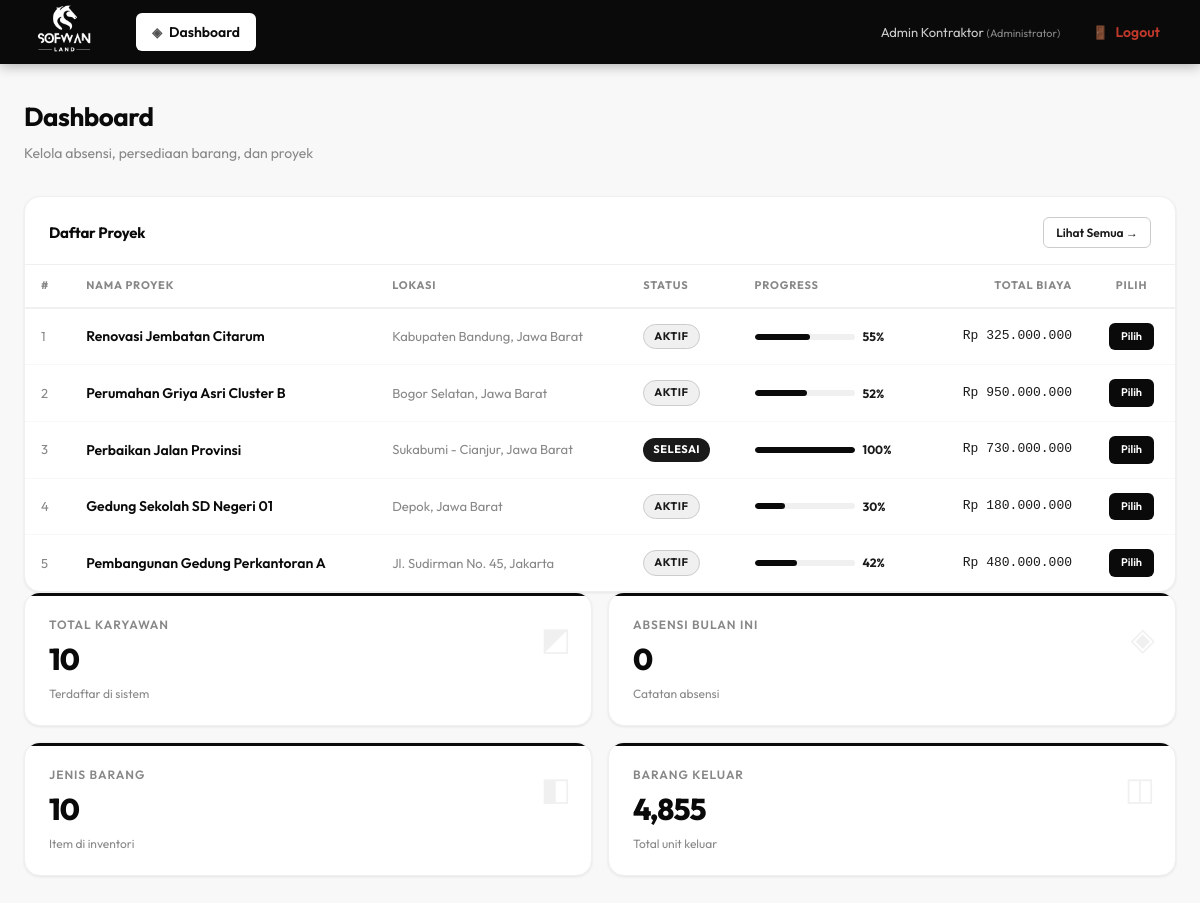
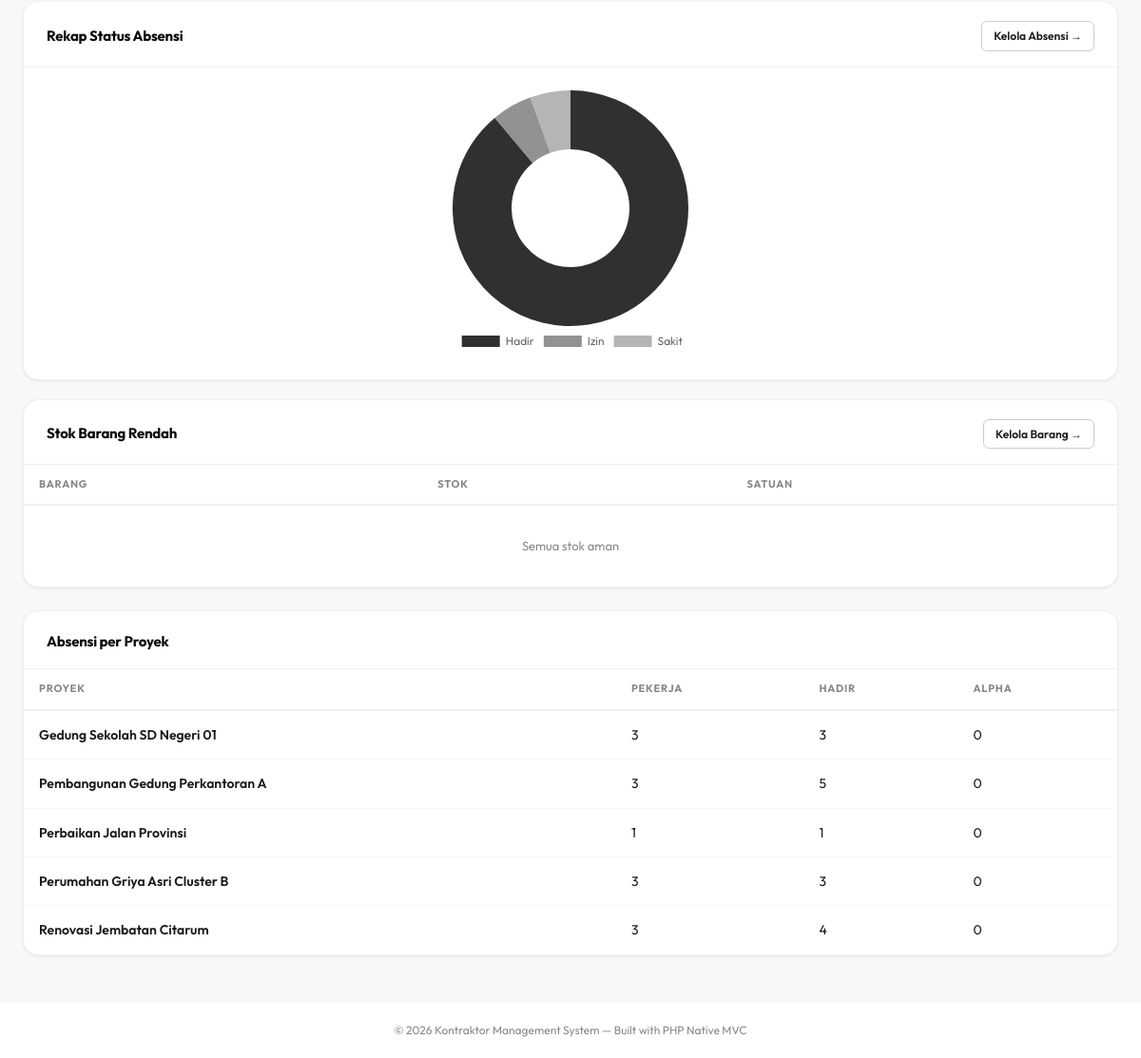
/public/index.php?page=dashboard (signed in), run on the app's committed database (2 pictures, top to bottom).
### tables this page shows
CREATE TABLE IF NOT EXISTS proyek (
    id INT AUTO_INCREMENT PRIMARY KEY,
    nama_proyek VARCHAR(255) NOT NULL,
    lokasi VARCHAR(255) NOT NULL,
    tanggal_mulai DATE,
    tanggal_selesai DATE,
    nilai_kontrak DECIMAL(15,2) DEFAULT 0,
    progress_total DECIMAL(5,2) DEFAULT 0,
    status ENUM('aktif','selesai','pending') DEFAULT 'aktif',
    deskripsi TEXT,
    created_at TIMESTAMP DEFAULT CURRENT_TIMESTAMP
);

### app/controllers/DashboardController.php (called while the page is built, shortened)
<?php
class DashboardController {
    private $model;
    public function __construct() {
        $this->model = new DashboardModel();
    }
    public function index() {
        $role = $_SESSION['user_role'] ?? 'admin';
        $totalBarangKeluar   = $this->model->getTotalBarangKeluar();
        $daftarProyek        = $this->model->getDaftarProyek();
        $totalKaryawan       = $this->model->getTotalKaryawan();
        $totalBarang         = $this->model->getTotalBarang();
        $absensiBulanIni     = $this->model->getAbsensiBulanIni();
        $barangStokRendah    = $this->model->getBarangStokRendah();
        $absensiPerStatus    = $this->model->getAbsensiPerStatus();
        $rekapAbsensi        = $this->model->getRekapAbsensiProyek();
        $selectedProjectId   = $_SESSION['selected_project_id'] ?? null;
        require BASE_PATH . '/app/views/dashboard.php';
    }
}

### config/database.php (called while the page is built, shortened)
<?php
function getDB() {
    static $pdo = null;
    if ($pdo === null) {
        try {
            $dsn = "mysql:host=" . DB_HOST . ";dbname=" . DB_NAME . ";charset=utf8mb4";
            $pdo = new PDO($dsn, DB_USER, DB_PASS, [
                PDO::ATTR_ERRMODE            => PDO::ERRMODE_EXCEPTION,
                PDO::ATTR_DEFAULT_FETCH_MODE => PDO::FETCH_ASSOC,
                PDO::ATTR_EMULATE_PREPARES   => false,
            ]);
        } catch (PDOException $e) {
            die(json_encode(['error' => 'Koneksi database gagal: ' . $e->getMessage()]));
        }
    }
    return $pdo;
}

### app/models/DashboardModel.php (called while the page is built, shortened)
<?php
class DashboardModel {
    private $db;
    public function __construct() {
        $this->db = getDB();
    }
    public function getTotalBarangKeluar(): int {
        return (int) $this->db->query("SELECT COALESCE(SUM(jumlah), 0) FROM barang_keluar")->fetchColumn();
    }
    public function getDaftarProyek(): array {
        $sql = "
            SELECT
                p.id,
                p.nama_proyek,
                p.lokasi,
                p.status,
                p.nilai_kontrak,
                COALESCE(pr.persentase, 0) AS progress_terbaru,
                COALESCE(SUM(lk.jumlah), 0) AS total_biaya
            FROM proyek p
            LEFT JOIN (
                SELECT id_proyek, persentase
                FROM progress
                WHERE (id_proyek, tanggal) IN (
                    SELECT id_proyek, MAX(tanggal) FROM progress GROUP BY id_proyek
                )
            ) pr ON pr.id_proyek = p.id
            LEFT JOIN laporan_keuangan lk ON lk.id_proyek = p.id AND lk.tipe = 'pengeluaran'
            GROUP BY p.id, p.nama_proyek, p.lokasi, p.status, p.nilai_kontrak, pr.persentase
            ORDER BY p.created_at DESC
        ";
        return $this->db->query($sql)->fetchAll();
    }
    public function getTotalKaryawan(): int {
        return (int) $this->db->query("SELECT COUNT(*) FROM karyawan")->fetchColumn();
    }
    public function getTotalBarang(): int {
        return (int) $this->db->query("SELECT COUNT(*) FROM barang")->fetchColumn();
    }
    public function getAbsensiBulanIni(): int {
        return (int) $this->db->query("
            SELECT COUNT(*) FROM absensi
            WHERE YEAR(tanggal) = YEAR(CURDATE()) AND MONTH(tanggal) = MONTH(CURDATE())
        ")->fetchColumn();
    }
    public function getAbsensiPerStatus(): array {
        return $this->db->query("
            SELECT status, COUNT(*) AS jumlah
            FROM absensi
            GROUP BY status
        ")->fetchAll();
    }
    public function getRekapAbsensiProyek(): array {
        return $this->db->query("
            SELECT p.nama_proyek,
                COUNT(DISTINCT a.id_karyawan) AS total_pekerja,
                SUM(CASE WHEN a.status = 'hadir' THEN 1 ELSE 0 END) AS hadir,
                SUM(CASE WHEN a.status = 'alpha' THEN 1 ELSE 0 END) AS alpha
            FROM proyek p
            LEFT JOIN absensi a ON a.id_proyek = p.id
            GROUP BY p.id, p.nama_proyek
            ORDER BY p.nama_proyek ASC
            LIMIT 6
        ")->fetchAll();
    }
}

### app/views/dashboard.php (the view, shortened to what this page needs)
<?php require BASE_PATH . '/app/views/layouts/header.php'; ?>
<?php
$selectedProjectId = $selectedProjectId ?? null;
?>
<div class="card">
    <div class="card-header">
        <span class="card-title">Daftar Proyek</span>
        <a href="<?= BASE_URL ?>/public/index.php?page=proyek" class="btn btn-secondary btn-sm">Lihat Semua →</a>
    </div>
    <div class="table-wrap">
        <table>
            <thead>
                <tr>
                    <th>#</th>
                    <th>Nama Proyek</th>
                    <th>Lokasi</th>
                    <th>Status</th>
                    <th>Progress</th>
                    <th class="text-right">Total Biaya</th>
                    <th class="text-center">Pilih</th>
                </tr>
            </thead>
            <tbody>
                <?php if (empty($daftarProyek)): ?>
                <tr><td colspan="7" class="text-center text-muted" style="padding:40px">Belum ada data proyek</td></tr>
                <?php else: ?>
                <?php foreach ($daftarProyek as $i => $p): ?>
                <tr>
                    <td class="text-muted"><?= $i + 1 ?></td>
                    <td>
                        <a href="<?= BASE_URL ?>/public/index.php?page=proyek&action=detail&id=<?= $p['id'] ?>"
                           style="color:var(--black);font-weight:600;text-decoration:none;">
                            <?= htmlspecialchars($p['nama_proyek']) ?>
                        </a>
                    </td>
                    <td class="text-muted"><?= htmlspecialchars($p['lokasi']) ?></td>
                    <td>
                        <span class="badge badge-<?= $p['status'] ?>">
                            <?= ucfirst($p['status']) ?>
                        </span>
                    </td>
                    <td>
                        <div class="flex">
                            <div class="progress-bar-wrap">
                                <div class="progress-bar-fill" data-width="<?= $p['progress_terbaru'] ?>"></div>
                            </div>
                            <span class="progress-label"><?= $p['progress_terbaru'] ?>%</span>
                        </div>
                    </td>
                    <td class="text-right font-mono" style="font-size:13px">
                        Rp <?= number_format($p['total_biaya'], 0, ',', '.') ?>
                    </td>
                    <td class="text-center">
                        <?php $isSelected = ($selectedProjectId === (int)$p['id']); ?>
                        <?php if ($isSelected): ?>
                            <a href="<?= BASE_URL ?>/public/index.php?page=dashboard&action=clearProject"
                               class="btn btn-secondary btn-sm"
                               style="background:#7f8c8d; color:white; text-decoration:none; font-size:11px;">
                               ✓ Aktif — Batalkan
                            </a>
                        <?php else: ?>
                            <a href="<?= BASE_URL ?>/public/index.php?page=dashboard&action=selectProject&id=<?= $p['id'] ?>"
                               class="btn btn-primary btn-sm"
                               style="text-decoration:none; font-size:11px;">
                               Pilih
                            </a>
                        <?php endif; ?>
                    </td>
                </tr>
                <?php endforeach; ?>
                <?php endif; ?>
            </tbody>
        </table>
    </div>
</div>
<?php if ($role !== 'manager'):  ?>
<div class="stats-grid">
    <div class="stat-card">
        <div class="stat-label">Total Karyawan</div>
        <div class="stat-value"><?= $totalKaryawan ?></div>
        <div class="stat-trend">Terdaftar di sistem</div>
        <div class="stat-icon">◩</div>
    </div>
    <div class="stat-card">
        <div class="stat-label">Absensi Bulan Ini</div>
        <div class="stat-value"><?= $absensiBulanIni ?></div>
        <div class="stat-trend">Catatan absensi</div>
        <div class="stat-icon">◈</div>
    </div>
    <div class="stat-card">
        <div class="stat-label">Jenis Barang</div>
        <div class="stat-value"><?= $totalBarang ?></div>
        <div class="stat-trend">Item di inventori</div>
        <div class="stat-icon">◧</div>
    </div>
    <div class="stat-card">
        <div class="stat-label">Barang Keluar</div>
        <div class="stat-value"><?= number_format($totalBarangKeluar) ?></div>
        <div class="stat-trend">Total unit keluar</div>
        <div class="stat-icon">◫</div>
    </div>
</div>
<div class="charts-grid">
    <div class="card">
        <div class="card-header">
            <span class="card-title">Rekap Status Absensi</span>
            <a href="<?= BASE_URL ?>/public/index.php?page=absensi" class="btn btn-secondary btn-sm">Kelola Absensi →</a>
        </div>
        <div class="card-body">
            <div class="chart-container">
                <canvas id="chartAbsensi"></canvas>
            </div>
        </div>
    </div>
    <div class="card">
        <div class="card-header">
            <span class="card-title">Stok Barang Rendah</span>
            <a href="<?= BASE_URL ?>/public/index.php?page=barang" class="btn btn-secondary btn-sm">Kelola Barang →</a>
        </div>
        <div class="card-body" style="padding:0">
            <div class="table-wrap">
                <table>
                    <thead>
                        <tr>
                            <th>Barang</th>
                            <th>Stok</th>
                            <th>Satuan</th>
                        </tr>
                    </thead>
                    <tbody>
                        <?php if (empty($barangStokRendah)): ?>
                        <tr><td colspan="3" class="text-center text-muted" style="padding:32px">Semua stok aman</td></tr>
                        <?php endif; ?>
                    </tbody>
                </table>
            </div>
        </div>
    </div>
</div>
<div class="card">
    <div class="card-header">
        <span class="card-title">Absensi per Proyek</span>
    </div>
    <div class="table-wrap">
        <table>
            <thead>
                <tr>
                    <th>Proyek</th>
                    <th>Pekerja</th>
                    <th>Hadir</th>
                    <th>Alpha</th>
                </tr>
            </thead>
            <tbody>
                <?php if (empty($rekapAbsensi)): ?>
                <tr><td colspan="4" class="text-center text-muted" style="padding:40px">Belum ada data absensi</td></tr>
                <?php else: ?>
                <?php foreach ($rekapAbsensi as $r): ?>
                <tr>
                    <td style="font-weight:600"><?= htmlspecialchars($r['nama_proyek']) ?></td>
                    <td><?= (int) $r['total_pekerja'] ?></td>
                    <td><?= (int) $r['hadir'] ?></td>
                    <td><?= (int) $r['alpha'] ?></td>
                </tr>
                <?php endforeach; ?>
                <?php endif; ?>
            </tbody>
        </table>
    </div>
</div>
<script>
(function() {
    const raw = <?= json_encode($absensiPerStatus) ?>;
    const labelMap = { hadir: 'Hadir', izin: 'Izin', sakit: 'Sakit', alpha: 'Alpha' };
    const colors = {
        hadir: 'rgba(26,26,26,0.9)',
        izin: 'rgba(100,100,100,0.7)',
        sakit: 'rgba(150,150,150,0.7)',
        alpha: 'rgba(200,80,80,0.8)',
    };
    const labels = raw.map(r => labelMap[r.status] || r.status);
    const data = raw.map(r => parseInt(r.jumlah));
    const bg = raw.map(r => colors[r.status] || 'rgba(26,26,26,0.5)');
    new Chart(document.getElementById('chartAbsensi'), {
        type: 'doughnut',
        data: {
            labels,
            datasets: [{ data, backgroundColor: bg, borderWidth: 0 }]
        },
        options: {
            responsive: true,
            maintainAspectRatio: false,
            plugins: {
                legend: { position: 'bottom', labels: { font: { family: 'Outfit', size: 12 } } }
            }
        }
    });
})();
</script>
<?php endif; ?>
<?php require BASE_PATH . '/app/views/layouts/footer.php'; ?>

### data on the page
proyek: nama_proyek "Renovasi Jembatan Citarum", lokasi "Kabupaten Bandung, Jawa Barat", status "AKTIF", progress_terbaru "55", total_biaya "325.000.000"
proyek: nama_proyek "Perumahan Griya Asri Cluster B", lokasi "Bogor Selatan, Jawa Barat", status "AKTIF", progress_terbaru "52", total_biaya "950.000.000"
proyek: nama_proyek "Perbaikan Jalan Provinsi", lokasi "Sukabumi - Cianjur, Jawa Barat", status "SELESAI", progress_terbaru "100", total_biaya "730.000.000"
proyek: nama_proyek "Gedung Sekolah SD Negeri 01", lokasi "Depok, Jawa Barat", status "AKTIF", progress_terbaru "30", total_biaya "180.000.000"
proyek: nama_proyek "Pembangunan Gedung Perkantoran A", lokasi "Jl. Sudirman No. 45, Jakarta", status "AKTIF", progress_terbaru "42", total_biaya "480.000.000"

### other printed values
$item['icon'] "◈"
$item['label'] "Dashboard"
$_SESSION['nama'] "Admin Kontraktor"
getRoleLabel() "Administrator"
$pageTitle "Dashboard"
$pageSubtitle "Kelola absensi, persediaan barang, dan proyek"
$totalKaryawan "10"
$absensiBulanIni "0"
$totalBarang "10"
$totalBarangKeluar "4,855"
$r['nama_proyek'] "Gedung Sekolah SD Negeri 01"
$r['total_pekerja'] "3"
$r['hadir'] "3"
$r['alpha'] "0"
$r['nama_proyek'] "Pembangunan Gedung Perkantoran A"
